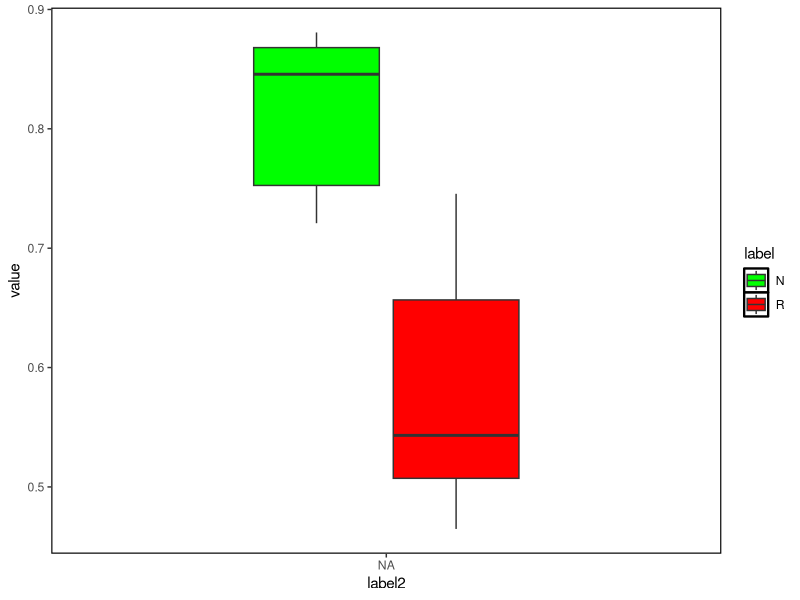

Recreate this plot in R.
## 14022020 CKR
#Figure 1C
library(ggplot2)
library(vegan)
library(ggsci)
library(tidyr)
library(reshape2)
library(dplyr)
library(ggpubr)
library(stringr)
library(matrixStats)

Canada=read.table("../Data/Suppl1_CA_Final.txt",sep="\t",head=T,row.names=1)#read in abundances
Canada=t(Canada)#transpose
label = read.table("../Data/TariniLabels_edit.txt",sep="\t",h=T) #read labels
label=filter(label,Country=="CA") %>% filter(str_detect(ID,"E90")|Status=="C") #filter for CA subjects, controls and post-treatment cases 
Canada=select(data.frame(Canada),as.character(label$ID)) #filter for abundances of subject of interest

#calculate distance
dist=as.matrix(vegdist(t(Canada),method="bray"))
dist=data.frame(dist)
C=as.character(filter(label,Status=="C")$ID)
R=as.character(filter(label,Status=="R")$ID)
N=as.character(filter(label,Status=="NR")$ID)
distC=select(dist,C)

a=(as.matrix(distC[N,]))
distN=data.frame(t(as.matrix(distC[N,])))%>%summarise_all(median) #median of non-recoverer distance to controls
distR=data.frame(t(as.matrix(distC[R,])))%>%summarise_all(median) #median of recoverer distance to controls
distN=data.frame(gather(distN),label="N")
distR=data.frame(gather(distR),label="R")
Dist=data.frame(rbind(distR,distN))

#plot  
Dist$label2<-factor(Dist$label,levels=levels(Dist$label)[c(2,1)]) #change order
ggplot(data=Dist, aes(x=label2,y=value,fill=label,grp=label)) +
  geom_boxplot(width=0.5)  +
  theme_classic() +
  scale_fill_manual(values=c("green","red")) + 
  border()
wilcox.test(filter(Dist,label=="R")$value,filter(Dist,label=="N")$value,alternative="l")
